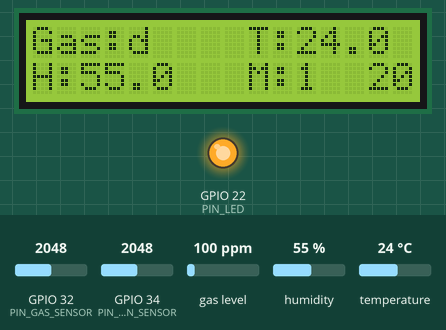
Bench run of a program on a simulated ESP32. On the bench: 16×2 character LCD, output pins drawn as LEDs (lit = HIGH). The inputs (shaded band) are chosen by the test bench; at power-on: GPIO 34 (PIN_MOTION_SENSOR) = 2048, gas level 100 ppm, GPIO 32 (PIN_GAS_SENSOR) = 2048, humidity 55 %, temperature 24 °C. What the program prints to the serial monitor is not drawn.

Above: at 2.3 s.
2.4 s: GPIO 34 (PIN_MOTION_SENSOR) set to 1032
4.4 s: GPIO 34 (PIN_MOTION_SENSOR) set to 957
At 6.1 s:
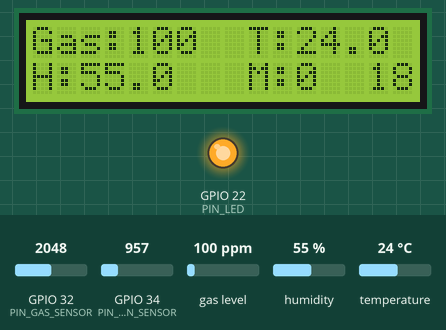
10.3 s: gas level set to 20 ppm
At 10.9 s:
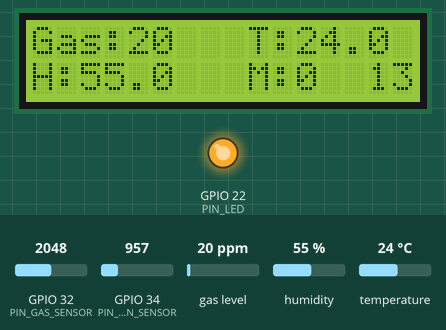
13.0 s: GPIO 34 (PIN_MOTION_SENSOR) set to 1040
At 14.6 s:
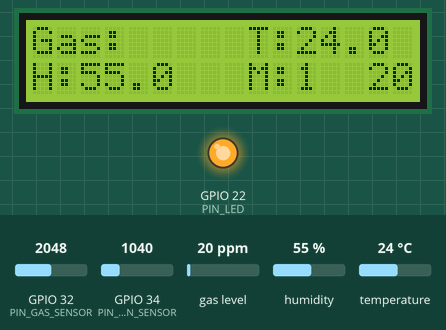
15.0 s: gas level set to 250 ppm
At 16.3 s:
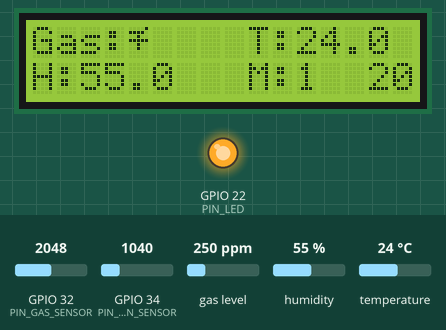
17.1 s: gas level set to 500 ppm
At 19.1 s:
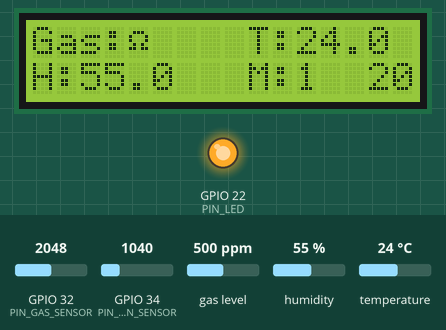
Timing chart, 0 to 20.2 s (numbered marks = the images above; inputs shaded):
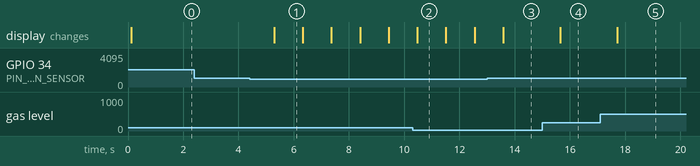

Measured:
- the behaviour switches between 1001 and 1000 on GPIO 34 (PIN_MOTION_SENSOR) (found by bisection; images 0 and 1)
- after the input at 2.4 s, every drawn part: stays the same
- after the input at 4.4 s, the display: changes after 0.89 s (image 1)
- after the input at 13.0 s, the display: changes after 0.58 s (image 3)
- after the input at 15.0 s, the display: changes after 0.65 s (image 4)
- after the input at 17.1 s, the display: changes after 0.62 s (image 5)
- what the display in image 1 shows lasts 1.0 s, from 5.3 s to 6.3 s

The program:

main.cpp
```cpp
#include <Arduino.h>
#include <LiquidCrystal_I2C.h>
#include <DHT.h>
#include <Wire.h>
#include <esp_sleep.h>
#include <MQUnifiedsensor.h>
#include "config.h"

LiquidCrystal_I2C lcd((uint8_t)LCD_I2C_ADDR, (uint8_t)LCD_COLS, (uint8_t)LCD_ROWS);

DHT dht(PIN_TEMP_HUM_SENSOR, DHT22);

MQUnifiedsensor MQ2("ESP-32", 3.3, 12, PIN_GAS_SENSOR, "MQ-2");

unsigned long lastMotionTime = 0;
bool motionDetected = false;

void wokeUpWork(bool setupFunction) {
        bool currentMotion = (analogRead(PIN_MOTION_SENSOR) > 1000); // Adjust threshold as needed
    Serial.print("Motion sensor: ");
    Serial.println(currentMotion ? "HIGH" : "LOW");
    Serial.println(analogRead(PIN_MOTION_SENSOR));
    if (setupFunction) {
        currentMotion = true; // Force motion detection on setup to initialize LCD and read sensors
    }

    float gasValue, temperature, humidity;

    if (currentMotion) {
        if (!motionDetected) {
            // Motion just detected
            motionDetected = true;
            lcd.backlight(); // Turn on LCD backlight
            Serial.println("Motion detected - LED on, LCD backlight on");
        }
        lastMotionTime = millis();

        // Read and display sensor values
        int gasValue = analogRead(PIN_GAS_SENSOR);
        Serial.print("Gas sensor raw value: ");
        Serial.println(gasValue);
        MQ2.update();
        gasValue = MQ2.readSensor();
        temperature = dht.readTemperature();
        humidity = dht.readHumidity();

        Serial.print("Gas: ");
        Serial.print(gasValue);
        Serial.print(", Temp: ");
        Serial.print(temperature);
        Serial.print(", Hum: ");
        Serial.println(humidity);

        if (isnan(temperature) || isnan(humidity)) {
            Serial.println("DHT sensor read failed");
            lcd.clear();
            lcd.setCursor(0, 0);
            lcd.print("Sensor Error");
        } else {
            lcd.clear();
            lcd.setCursor(0, 0);
            lcd.print("Gas:");
            lcd.print(gasValue, 0);
            lcd.print(" ");
            lcd.setCursor(9, 0);
            lcd.print("T:");
            lcd.print(temperature, 1);
            lcd.setCursor(0, 1);
            lcd.print("H:");
            lcd.print(humidity, 1);
            lcd.print("   M:");
            lcd.print(currentMotion ? 1 : 0);
            long remaining = NO_MOTION_TIMEOUT_S;
            lcd.setCursor(14, 1);
            if (remaining < 10) lcd.print("0");
            lcd.print(remaining);            Serial.println("LCD updated with sensor values");
        }

        delay(1000); // Update display every second
    } else {
        if (motionDetected) {
            unsigned long elapsed = millis() - lastMotionTime;
            if (elapsed >= NO_MOTION_TIMEOUT_S * 1000UL) {
                // Turn off LCD and enter deep sleep
                lcd.noBacklight();
                Serial.println("No motion for 20s - LCD off, LED off, entering deep sleep");
                Serial.println("Will wake up on motion");
                esp_deep_sleep_start();
            } else {
                // Read and display sensor values during timeout period
            MQ2.update();
            gasValue = MQ2.readSensor();
            temperature = dht.readTemperature();
            humidity = dht.readHumidity();


            int rawGasValue = analogRead(PIN_GAS_SENSOR);
            Serial.print("Gas sensor raw value: ");
            Serial.println(rawGasValue);
            Serial.print("Gas: ");
            Serial.print(gasValue);
            Serial.print(", Temp: ");
            Serial.print(temperature);
            Serial.print(", Hum: ");
            Serial.println(humidity);

            if (!isnan(temperature) && !isnan(humidity)) {
                lcd.clear();
                lcd.setCursor(0, 0);
                lcd.print("Gas:");
                lcd.print(gasValue, 0);
                lcd.print(" ");
                lcd.setCursor(9, 0);
                lcd.print("T:");
                lcd.print(temperature, 1);
                lcd.setCursor(0, 1);
                lcd.print("H:");
                lcd.print(humidity, 1);
                lcd.print("   M:");
                lcd.print(currentMotion ? 1 : 0);
                long remaining = (NO_MOTION_TIMEOUT_S * 1000UL - (millis() - lastMotionTime)) / 1000;
                if (remaining < 0) remaining = 0;
                lcd.setCursor(14, 1);
                if (remaining < 10) lcd.print("0");
                lcd.print(remaining);
                Serial.println("LCD updated with sensor values");
            }
            delay(1000);
            }
        } else {
            delay(100);
        }
    }
}

void setup() {
    //Serial.begin(115200); -> only while debugging, comment out for low power consumption
    Serial.println("Kitchen Analyzer starting...");

    pinMode(PIN_GAS_SENSOR, INPUT);
    pinMode(PIN_MOTION_SENSOR, INPUT);
    pinMode(PIN_LED, OUTPUT);
    digitalWrite(PIN_LED, HIGH);

    dht.begin();
    Serial.println("DHT sensor initialized");

    MQ2.init();
    MQ2.setVCC(3.3);
    MQ2.setRegressionMethod(1);
    MQ2.setA(574.25); MQ2.setB(-2.222);
    MQ2.setR0(10.0);
    Serial.println("MQ2 sensor initialized");

    // Initialize I2C
    Wire.begin(LCD_SDA_PIN, LCD_SCL_PIN);
    Serial.println("I2C initialized with custom pins");

    // Configure wake up on motion
    esp_sleep_enable_ext0_wakeup((gpio_num_t)WAKEUP_PIN, 1); // Wake up on HIGH
    // esp_sleep_enable_timer_wakeup(DEEP_SLEEP_TIME_S * 1000000ULL); // Backup timer wake up
    Serial.println("Wake up configured on motion sensor pin and timer");

    // Initialize LCD
    lcd.init();
    lcd.backlight();
    lcd.clear();
    lcd.setCursor(0, 0);
    // lcd.print("Kitchen Analyzer");
    Serial.println("LCD initialized");
    // delay(2000);
    lcd.clear();
    Serial.println("Setup complete");
    motionDetected = false; // Reset motion detected flag after setup
    wokeUpWork(true);
}


void loop() {
    wokeUpWork(false);
}
```

config.h
```cpp
#ifndef CONFIG_H
#define CONFIG_H

// Pin definitions for ESP32 LOLIN32
#define PIN_GAS_SENSOR      32   // GPIO for gas sensor
#define PIN_TEMP_HUM_SENSOR 13   // GPIO for temp/humidity sensor
#define PIN_MOTION_SENSOR   34   // GPIO for motion sensor
#define PIN_LED             22    // GPIO for status LED

// LCD I2C configuration
#define LCD_I2C_ADDR        0x27  // I2C address for 16x2 LCD
#define LCD_SDA_PIN         17    // I2C SDA pin
#define LCD_SCL_PIN         19    // I2C SCL pin
#define LCD_COLS            16
#define LCD_ROWS            2

// Power management
#define WAKEUP_PIN          PIN_MOTION_SENSOR
#define DEEP_SLEEP_TIME_S   300  // Deep sleep duration in seconds
#define NO_MOTION_TIMEOUT_S 20   // Time to wait after no motion before deep sleep

#endif // CONFIG_H
```
